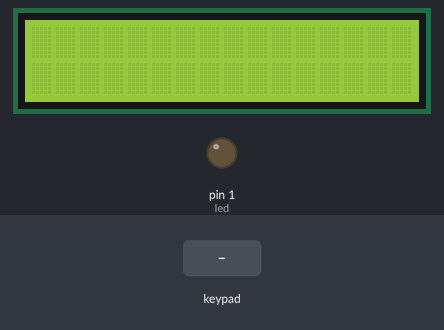
This sketch was run on a simulated Arduino Uno, built with avr-gcc and run on an emulated ATmega328P. Parts: 16×2 character LCD, output pins drawn as LEDs (lit = HIGH). Dashed ring = blinking. Inputs (shaded band) come from the test bench. EEPROM starts erased.

Above: at 1.2 s.
1.3 s: key 'a' pressed
At 2.2 s:
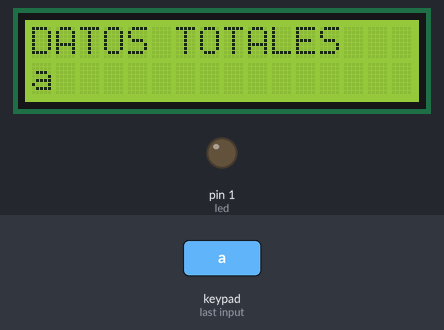
3.4 s: keypad keys 9 8 7 6 # pressed 0.4 s apart
At 4.4 s:
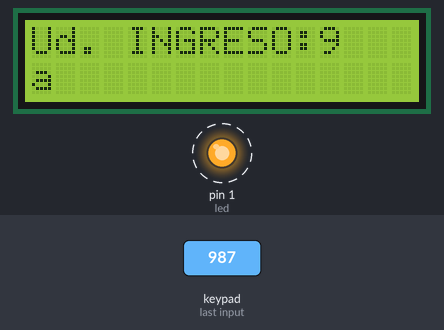
6.9 s: key 'b' pressed
At 8.2 s:
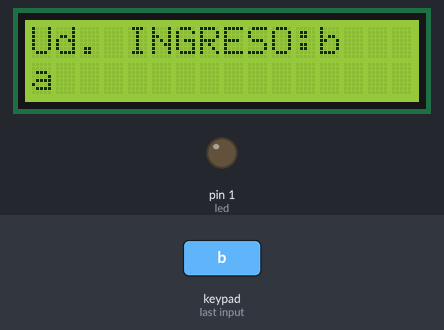
8.9 s: keypad keys 9 8 7 6 * pressed 0.4 s apart
At 12.5 s:
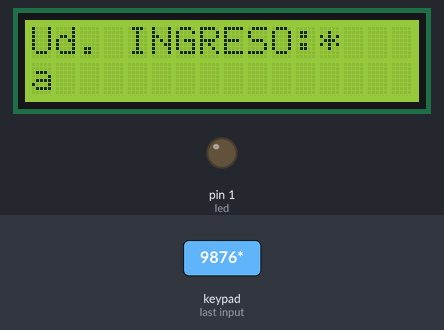
13.3 s: key 'c' pressed
At 14.4 s:
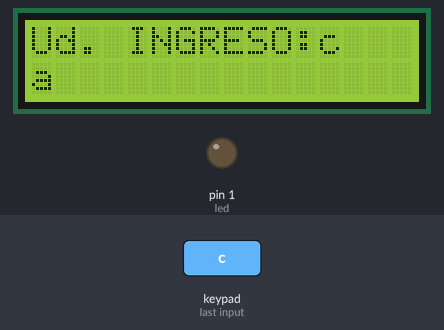
15.3 s: key 'd' pressed
At 17.1 s:
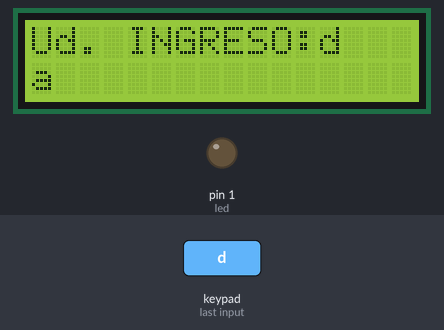
Timing chart, 0 to 18.3 s (numbered marks = the images above; inputs shaded):
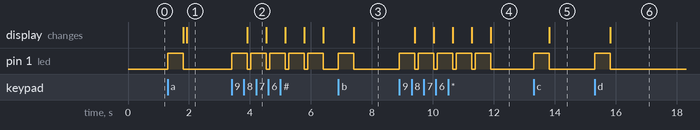

The sketch:

Martinez_Juanb_DEBER_5.1_SE.ino
```cpp
/*
 * DEBER 5.1: Funciones Específicas - Memoria EEPROM
 * TEMA: memorias EEPROM
 * OBJETIVO: Realizar la escritura de la memoria EEPROM a travez de un teclado matricial, el cual debe cumplir que se visualice en
 * una LCD cada caracter que se introduzca (uno por uno el que vayamos escribiendo en la memoria EEPROM), es decir, cada vez que se
 * presione una tecla. Con una tecla en específico, la que usted decida, al presionarla, en la LCD se debe observar todos los caracteres
 * que se guardaron en la memoria. Esto debe visualizarse de la posición menor a la posición mayor si se observa de derecha a izquierda en la LCD.
 *
 * NOMBRE: Juan Diego Martinez
 */
#include <LiquidCrystal.h>              // libreria para la LCd
#include <Keypad.h>                     // libreria para el teclado matricial
#include <EEPROM.h>                     // libreria para la memoria EEPROM
LiquidCrystal lcd {A0,A1,A2,A3,A4,A5};  // declaracion de los pines
const byte f=4;                         // numero de filas
const byte c=4;                         // numero de columnas
const int led=1;                        // variable de led
char datos[16];
int tam=0;
char tecladoM [f][c] = {                // creación de matriz del teclado matricial
  {'1','2','3','a'},
  {'4','5','6','b'},
  {'7','8','9','c'},
  {'*','0','#','d'}
  };
byte pinFilas[f] = {9,8,7,6};          // pines de conexion de filas Arduino-Teclado Matricial
byte pinColum [c] = {5,4,3,2};         // pines de conexion de columnas Arduino-Teclado Matricial
Keypad tecMat = Keypad(makeKeymap(tecladoM),pinFilas,pinColum,f,c);  // creacion de un objeto de acuerdo a la
int i=0;                    // variable para el contador
char teclaIng;              // variable para las letras del teclado

void setup() {
  lcd.begin(16,2);          // inicio de la LCD
  pinMode(led,OUTPUT);      // modo del led
}

void loop() {
    char teclaIng = tecMat.getKey();                // funcion del teclado matricial

    if(teclaIng != NO_KEY)                          // condicion de ningun caracter ingresado por teclado
    {
      digitalWrite(led,HIGH);                       // encendido de led cuando ingreso datos
      delay(500);                                   // tiempo de encendido
      lcd.setCursor(0,0);                           // posicion en la LCD
      lcd.println("Ud. INGRESO:"+String(teclaIng)); // muestro el dato ingresado a la LCD
      datos[tam]=teclaIng;                          // creacion de vector con los datos
      digitalWrite(led,LOW);                        // apago el led
      delay(100);
      tam++;                                        // aumento de variable para el vector
    }

    if(teclaIng=='a')                               // condicion para mostrrar todos los datos
    {
      lcd.clear();                                  // limpio la LCD
      lcd.setCursor(0,0);                           // posicion de la LCD
      lcd.println("DATOS TOTALES");                 // mensaje
      tam=tam-1;                                    // resta debido alcaracter del a
      for(i=0;i<=tam;i++)                           // ciclo de recorrido
      {
        lcd.setCursor(0,1);                         // posicion del vector
        EEPROM.put(i,datos[i]);                     // guardo en la memoria EEPROM
        lcd.setCursor(i,1);                         // posicion de la LCD
        lcd.print(EEPROM.get(i,datos[i]));          // impresion de datos en la LCD
        delay(300);
      }
    }


}
```

Measured:
- after the input at 1.3 s, pin 1 (led): LOW → HIGH at once, → LOW 0.50 s later; the display: first changes after 0.51 s (image 1 shows a later state)
- after the input at 3.4 s, pin 1 (led): alternates HIGH for 0.50 s and LOW for 0.12 s, starting at once; the display: changes after 0.51 s (image 2)
- after the input at 6.9 s, pin 1 (led): LOW → HIGH at once, → LOW 0.50 s later; the display: changes after 0.50 s (image 3)
- after the input at 8.9 s, pin 1 (led): alternates HIGH for 0.50 s and LOW for 0.12 s, 10 changes in all, then stays LOW, starting at once; the display: first changes after 0.51 s (image 4 shows a later state)
- after the input at 13.3 s, pin 1 (led): LOW → HIGH at once, → LOW 0.50 s later; the display: changes after 0.51 s (image 5)
- after the input at 15.3 s, pin 1 (led): LOW → HIGH at once, → LOW 0.50 s later; the display: changes after 0.51 s (image 6)
